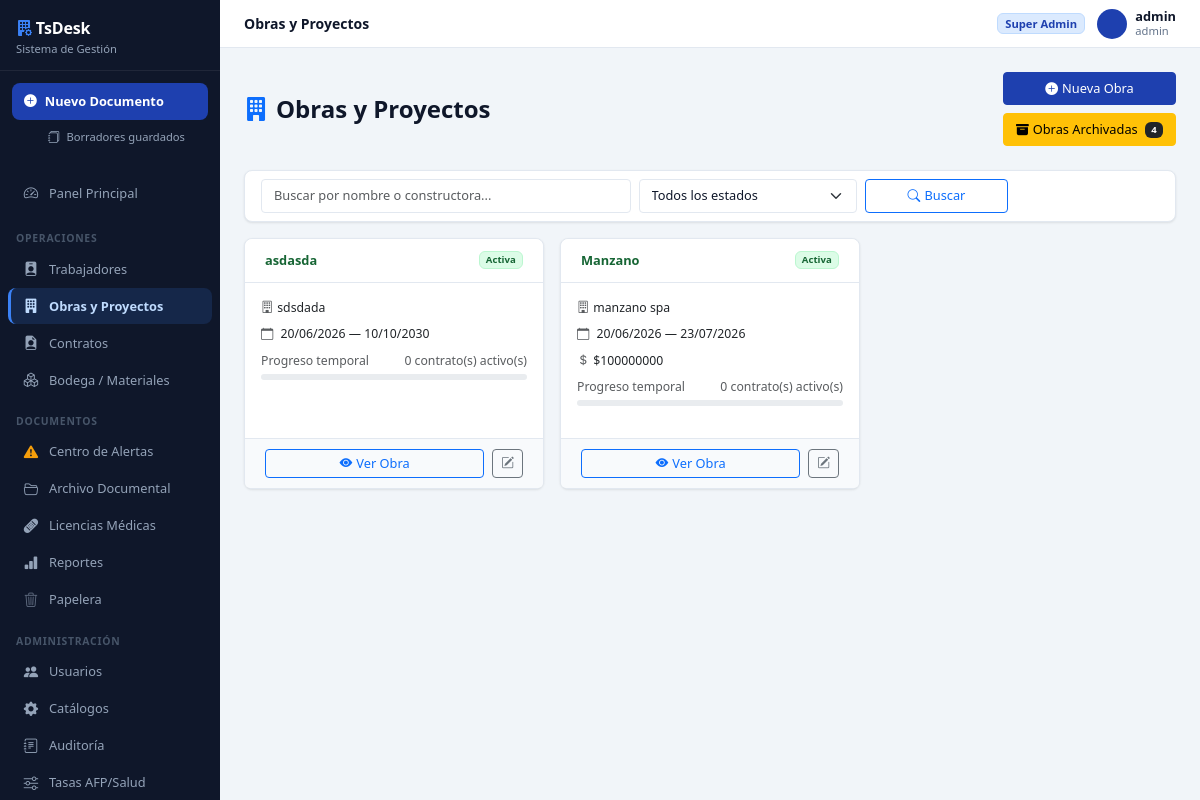
Page /obras/ (signed in) on the committed database.
### core/models.py (models this page shows, shortened)
class Obra(models.Model):
    ESTADO_CHOICES = [('Activa', 'Activa'), ('Pausada', 'Pausada'), ('Cerrada', 'Cerrada')]
    empresa = models.ForeignKey(
        'ConfigEmpresa',
        on_delete=models.SET_NULL,
        null=True, blank=True,
        related_name='obras',
        verbose_name='Empresa Contratista',
    )
    nombre = models.CharField(max_length=150)
    constructora_mandante = models.CharField(max_length=150, blank=True)
    direccion = models.CharField(max_length=300, blank=True, verbose_name='Dirección / Ubicación de la Obra')
    monto_proyecto = models.DecimalField(max_digits=15, decimal_places=2, null=True, blank=True)
    fecha_inicio = models.DateField()
    fecha_termino_estimada = models.DateField()
    fecha_termino_real = models.DateField(null=True, blank=True)
    estado = models.CharField(max_length=20, choices=ESTADO_CHOICES, default='Activa')
    observaciones = models.TextField(blank=True)
    archivada = models.BooleanField(default=False)
    creado_el = models.DateTimeField(default=timezone.now)
    activo = models.BooleanField(default=True)
    class Meta:
        verbose_name = 'Obra'
        verbose_name_plural = 'Obras'
        ordering = ['-creado_el']
    @property
    def contratos_vigentes_count(self):
        return self.contratos.filter(estado='Vigente', activo=True).count()

### core/views/obras.py (the view)
# urls.py: path('obras/', views.obras_list, name='obras_list'),
@login_required
def obras_list(request):
    q = request.GET.get('q', '')
    estado = request.GET.get('estado', '')
    qs = Obra.objects.filter(activo=True, archivada=False)
    if q:
        qs = qs.filter(Q(nombre__icontains=q) | Q(constructora_mandante__icontains=q))
    if estado:
        qs = qs.filter(estado=estado)
    archivadas = Obra.objects.filter(activo=True, archivada=True).order_by('nombre')
    context = {'obras': qs, 'q': q, 'estado': estado, 'archivadas': archivadas}
    return render(request, 'obras/list.html', context)

### templates/obras/list.html (shortened to what this page needs)
{% extends 'base.html' %}
{% block page_title %}Obras y Proyectos{% endblock %}
{% block content %}
<div class="d-flex justify-content-between align-items-center mb-4">
  <h4 class="mb-0 fw-bold"><i class="bi bi-building-fill text-primary me-2"></i>Obras y Proyectos</h4>
  <div class="d-flex flex-column gap-2 align-items-end">
    <a href="{% url 'obra_create' %}" class="btn btn-primary w-100"><i class="bi bi-plus-circle-fill me-1"></i>Nueva Obra</a>
    {% if archivadas %}
    <button type="button" class="btn btn-warning w-100"
            data-bs-toggle="collapse" data-bs-target="#collapseArchivadas">
      <i class="bi bi-archive-fill me-1"></i>Obras Archivadas
      <span class="badge bg-dark ms-1">{{ archivadas|length }}</span>
    </button>
    {% endif %}
  </div>
</div>
<div class="card border-0 shadow-sm mb-3">
  <div class="card-body py-2">
    <form method="get" class="row g-2 align-items-end">
      <div class="col-md-5">
        <input type="text" name="q" value="{{ q }}" class="form-control" placeholder="Buscar por nombre o constructora...">
      </div>
      <div class="col-md-3">
        <select name="estado" class="form-select">
          <option value="">Todos los estados</option>
        </select>
      </div>
      <div class="col-md-2">
        <button type="submit" class="btn btn-outline-primary w-100"><i class="bi bi-search me-1"></i>Buscar</button>
      </div>
    </form>
  </div>
</div>
<div class="row g-3">
  {% for obra in obras %}
  <div class="col-md-6 col-lg-4">
    <div class="card border-0 shadow-sm h-100">
      <div class="card-header d-flex justify-content-between align-items-center"
           style="{% if obra.estado == 'Activa' %}background:#dcfce7;color:#166534{% elif obra.estado == 'Pausada' %}background:var(--c-warning-soft);color:#78350f{% elif obra.estado == 'Cerrada' %}background:var(--c-warning-soft);color:#78350f{% else %}background:#f1f5f9;color:var(--c-muted){% endif %}">
        <strong style="font-size:var(--text-sm)">{{ obra.nombre }}</strong>
        <span class="badge {% if obra.estado == 'Activa' %}badge-vigente{% elif obra.estado == 'Cerrada' %}badge-cerrada{% else %}badge-archivada{% endif %}">
          {% if obra.estado == 'Cerrada' %}En cierre{% else %}{{ obra.estado }}{% endif %}
        </span>
      </div>
      <div class="card-body">
        <div class="small mb-2"><i class="bi bi-building me-1 text-muted"></i>{{ obra.constructora_mandante }}</div>
        <div class="small mb-2">
          <i class="bi bi-calendar me-1 text-muted"></i>
          {{ obra.fecha_inicio|date:"d/m/Y" }} &mdash; {{ obra.fecha_termino_estimada|date:"d/m/Y" }}
        </div>
        {% if obra.monto_proyecto %}
        <div class="small mb-2"><i class="bi bi-currency-dollar me-1 text-muted"></i>${{ obra.monto_proyecto|floatformat:0 }}</div>
        {% endif %}
        <div class="mb-3">
          <div class="d-flex justify-content-between small text-muted mb-1">
            <span>Progreso temporal</span>
            <span>{{ obra.contratos_vigentes_count }} contrato(s) activo(s)</span>
          </div>
          <div class="progress" style="height:6px">
          </div>
        </div>
      </div>
      <div class="card-footer bg-white border-0 d-flex gap-2">
        <a href="{% url 'obra_detail' obra.pk %}" class="btn btn-sm btn-outline-primary flex-grow-1">
          <i class="bi bi-eye-fill me-1"></i>Ver Obra
        </a>
        <a href="{% url 'obra_edit' obra.pk %}" class="btn btn-sm btn-outline-secondary" title="Editar">
          <i class="bi bi-pencil-square"></i>
        </a>
      </div>
    </div>
  </div>
  {% empty %}
  <div class="col-12 text-center py-5 text-muted">
    <i class="bi bi-building fs-1 d-block mb-2"></i>No se encontraron obras.
  </div>
  {% endfor %}
</div>
{% endblock %}

### templates/base.html (shortened to what this page needs)
<!DOCTYPE html>
<html lang="es">
<head>
  <link href="https://cdn.jsdelivr.net/npm/bootstrap@5.3.3/dist/css/bootstrap.min.css" rel="stylesheet">
  <link href="https://cdn.jsdelivr.net/npm/bootstrap-icons@1.11.3/font/bootstrap-icons.css" rel="stylesheet">
  <link rel="stylesheet" href="/static/css/custom-theme.css">
</head>
<body>
{% if user.is_authenticated %}
<div id="layoutWrapper">
  <nav id="sidebarMenu">
    <div class="sidebar-logo">
      <div class="brand-name"><i class="bi bi-building-fill-gear me-1" style="color:#3b82f6"></i>TsDesk</div>
      <div class="brand-sub">Sistema de Gestión</div>
    </div>
    <div class="sidebar-primary-action">
      <a href="{% url 'doc_generado_create' %}"
         class="btn-new-doc {% if request.resolver_match.url_name == 'doc_generado_create' %}active{% endif %}">
        <i class="bi bi-plus-circle-fill"></i>Nuevo Documento
      </a>
      <a href="{% url 'doc_generado_borradores' %}"
         class="sidebar-sub-link mt-1 {% if request.resolver_match.url_name == 'doc_generado_borradores' %}active{% endif %}">
        <i class="bi bi-journals" style="font-size:.75rem"></i>Borradores guardados
      </a>
    </div>
    <ul class="sidebar-nav" style="padding-bottom:.25rem">
      <li>
        <a href="{% url 'dashboard' %}"
           class="{% if request.resolver_match.url_name == 'dashboard' %}active{% endif %}">
          <i class="bi bi-speedometer2 nav-icon"></i>Panel Principal
        </a>
      </li>
    </ul>
    <div class="sidebar-section">
      <span class="sidebar-section-label">Operaciones</span>
    </div>
    <ul class="sidebar-nav">
      <li>
        <a href="{% url 'trabajadores_list' %}"
           class="{% if 'trabajadores' in request.resolver_match.url_name %}active{% endif %}">
          <i class="bi bi-person-badge-fill nav-icon"></i>Trabajadores
        </a>
      </li>
      <li>
        <a href="{% url 'obras_list' %}"
           class="{% if 'obras' in request.resolver_match.url_name or request.resolver_match.url_name == 'obra_detail' or request.resolver_match.url_name == 'obra_ingreso_rapido' %}active{% endif %}">
          <i class="bi bi-building-fill nav-icon"></i>Obras y Proyectos
        </a>
      </li>
      <li>
        <a href="{% url 'contratos_list' %}"
           class="{% if 'contrato' in request.resolver_match.url_name and 'doc' not in request.resolver_match.url_name and 'obra' not in request.resolver_match.url_name %}active{% endif %}">
          <i class="bi bi-file-earmark-person-fill nav-icon"></i>Contratos
        </a>
      </li>
      <li>
        <a href="{% url 'bodega_index' %}"
           class="{% if 'bodega' in request.resolver_match.url_name %}active{% endif %}">
          <i class="bi bi-boxes nav-icon"></i>Bodega / Materiales
        </a>
      </li>
    </ul>
    <div class="sidebar-section">
      <span class="sidebar-section-label">Documentos</span>
    </div>
    <ul class="sidebar-nav">
      <li>
        <a href="{% url 'documentos_pendientes' %}"
           class="{% if request.resolver_match.url_name == 'documentos_pendientes' %}active{% endif %}">
          <i class="bi bi-exclamation-triangle-fill nav-icon" style="color:#f59e0b"></i>Centro de Alertas
        </a>
      </li>
      <li>
        <a href="{% url 'documentos_central' %}"
           class="{% if request.resolver_match.url_name == 'documentos_central' %}active{% endif %}">
          <i class="bi bi-folder2-open nav-icon"></i>Archivo Documental
        </a>
      </li>
      <li>
        <a href="{% url 'licencia_list' %}"
           class="{% if 'licencia' in request.resolver_match.url_name %}active{% endif %}">
          <i class="bi bi-bandaid-fill nav-icon"></i>Licencias Médicas
        </a>
      </li>
      <li>
        <a href="{% url 'reportes_consolidados' %}"
           class="{% if request.resolver_match.url_name == 'reportes_consolidados' %}active{% endif %}">
          <i class="bi bi-bar-chart-fill nav-icon"></i>Reportes
        </a>
      </li>
      <li>
        <a href="{% url 'papelera_documentos' %}"
           class="{% if request.resolver_match.url_name == 'papelera_documentos' %}active{% endif %}">
          <i class="bi bi-trash3 nav-icon" style="opacity:.6"></i>Papelera
        </a>
      </li>
    </ul>
    {% if user.is_superuser %}
    <div class="sidebar-section">
      <span class="sidebar-section-label">Administración</span>
    </div>
    <ul class="sidebar-nav">
      <li>
        <a href="{% url 'admin_usuarios' %}"
           class="{% if request.resolver_match.url_name == 'admin_usuarios' %}active{% endif %}">
          <i class="bi bi-people-fill nav-icon"></i>Usuarios
        </a>
      </li>
      <li>
        <a href="{% url 'admin_catalogos' %}"
           class="{% if request.resolver_match.url_name == 'admin_catalogos' %}active{% endif %}">
          <i class="bi bi-gear-fill nav-icon"></i>Catálogos
        </a>
      </li>
      <li>
        <a href="{% url 'admin_auditoria' %}"
           class="{% if request.resolver_match.url_name == 'admin_auditoria' %}active{% endif %}">
          <i class="bi bi-journal-text nav-icon"></i>Auditoría
        </a>
      </li>
      <li>
        <a href="{% url 'config_remuneraciones_list' %}"
           class="{% if 'config_remuneraciones' in request.resolver_match.url_name %}active{% endif %}">
          <i class="bi bi-sliders nav-icon"></i>Tasas AFP/Salud
        </a>
      </li>
    </ul>
    {% endif %}
  </nav>
  <div id="mainContent">
    <div id="topbar">
      <span class="topbar-title">{% block page_title %}{% endblock %}</span>
      <div class="topbar-user">
        {% if user.is_superuser %}
          <span class="badge badge-pendiente" style="font-size:var(--text-xs)">Super Admin</span>
        {% else %}
          <span class="badge badge-vigente" style="font-size:var(--text-xs)">Secretaria</span>
        {% endif %}
        <a href="{% url 'perfil_editar' %}" class="text-decoration-none d-flex align-items-center gap-2" title="Mi perfil">
          <div style="width:30px;height:30px;border-radius:50%;background:var(--c-primary);color:#fff;display:flex;align-items:center;justify-content:center;font-size:.72rem;font-weight:700;flex-shrink:0">
          </div>
          <div style="line-height:1.2">
            <div style="font-size:var(--text-sm);font-weight:600;color:var(--c-text)">{{ user.get_full_name|default:user.username }}</div>
            <div style="font-size:var(--text-xs);color:var(--c-muted)">{{ user.username }}</div>
          </div>
        </a>
      </div>
    </div>
    <div id="pageContent">
      {% block content %}{% endblock %}
    </div>
  </div>
</div>
{% else %}
{% block content_auth %}{% endblock %}
{% endif %}
</body>
</html>

### rows in the picture
Obra: nombre "asdasda", estado "Activa", constructora_mandante "sdsdada", fecha_inicio "20/06/2026", fecha_termino_estimada "10/10/2030", contratos_vigentes_count "0"
Obra: nombre "Manzano", estado "Activa", constructora_mandante "manzano spa", fecha_inicio "20/06/2026", fecha_termino_estimada "23/07/2026", monto_proyecto "100000000", contratos_vigentes_count "0"

### other values in the picture
{{ user.get_full_name|default:user.username }} "admin"
{{ user.username }} "admin"
{{ archivadas|length }} "4"
